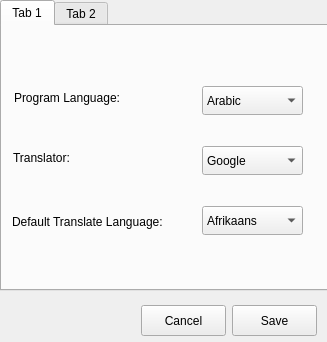
<?xml version="1.0" encoding="UTF-8"?>
<ui version="4.0">
 <class>Form</class>
 <widget class="QWidget" name="Form">
  <property name="geometry">
   <rect>
    <x>0</x>
    <y>0</y>
    <width>327</width>
    <height>342</height>
   </rect>
  </property>
  <property name="windowTitle">
   <string>Settings</string>
  </property>
  <property name="styleSheet">
   <string notr="true"/>
  </property>
  <widget class="QTabWidget" name="tabWidget">
   <property name="geometry">
    <rect>
     <x>0</x>
     <y>0</y>
     <width>331</width>
     <height>291</height>
    </rect>
   </property>
   <property name="styleSheet">
    <string notr="true">background-color:none;

</string>
   </property>
   <property name="currentIndex">
    <number>0</number>
   </property>
   <widget class="QWidget" name="languageTab">
    <attribute name="title">
     <string>Tab 1</string>
    </attribute>
    <widget class="QLabel" name="label1">
     <property name="geometry">
      <rect>
       <x>12</x>
       <y>61</y>
       <width>123</width>
       <height>21</height>
      </rect>
     </property>
     <property name="text">
      <string>Program Language:</string>
     </property>
    </widget>
    <widget class="QComboBox" name="comboBox1">
     <property name="geometry">
      <rect>
       <x>200</x>
       <y>60</y>
       <width>101</width>
       <height>29</height>
      </rect>
     </property>
     <property name="styleSheet">
      <string notr="true"/>
     </property>
     <item>
      <property name="text">
       <string>Arabic</string>
      </property>
      <property name="icon">
       <iconset>
        <normalon>../icon/syria_flag.png</normalon>
       </iconset>
      </property>
     </item>
     <item>
      <property name="text">
       <string>English</string>
      </property>
      <property name="icon">
       <iconset>
        <normalon>../icon/america_flag.png</normalon>
       </iconset>
      </property>
     </item>
    </widget>
    <widget class="QLabel" name="label2">
     <property name="geometry">
      <rect>
       <x>11</x>
       <y>121</y>
       <width>69</width>
       <height>21</height>
      </rect>
     </property>
     <property name="text">
      <string>Translator:</string>
     </property>
    </widget>
    <widget class="QComboBox" name="comboBox2">
     <property name="geometry">
      <rect>
       <x>200</x>
       <y>120</y>
       <width>101</width>
       <height>29</height>
      </rect>
     </property>
     <property name="styleSheet">
      <string notr="true"/>
     </property>
     <item>
      <property name="text">
       <string>Google</string>
      </property>
      <property name="icon">
       <iconset>
        <normalon>../icon/google_translate.png</normalon>
       </iconset>
      </property>
     </item>
     <item>
      <property name="text">
       <string>Yandex</string>
      </property>
      <property name="icon">
       <iconset>
        <normalon>../icon/yandex.png</normalon>
       </iconset>
      </property>
     </item>
    </widget>
    <widget class="QLabel" name="label3">
     <property name="geometry">
      <rect>
       <x>10</x>
       <y>181</y>
       <width>191</width>
       <height>29</height>
      </rect>
     </property>
     <property name="text">
      <string>Default Translate Language:</string>
     </property>
    </widget>
    <widget class="QComboBox" name="comboBox3">
     <property name="geometry">
      <rect>
       <x>200</x>
       <y>180</y>
       <width>101</width>
       <height>29</height>
      </rect>
     </property>
     <property name="minimumSize">
      <size>
       <width>0</width>
       <height>0</height>
      </size>
     </property>
     <property name="toolTip">
      <string/>
     </property>
     <property name="styleSheet">
      <string notr="true"/>
     </property>
     <item>
      <property name="text">
       <string>Afrikaans</string>
      </property>
     </item>
     <item>
      <property name="text">
       <string>Albanian</string>
      </property>
     </item>
     <item>
      <property name="text">
       <string>Amharic</string>
      </property>
     </item>
     <item>
      <property name="text">
       <string>Arabic</string>
      </property>
     </item>
     <item>
      <property name="text">
       <string>Armenian</string>
      </property>
     </item>
     <item>
      <property name="text">
       <string>Azeerbaijani</string>
      </property>
     </item>
     <item>
      <property name="text">
       <string>Basque</string>
      </property>
     </item>
     <item>
      <property name="text">
       <string>Belarusian</string>
      </property>
     </item>
     <item>
      <property name="text">
       <string>Bengali</string>
      </property>
     </item>
     <item>
      <property name="text">
       <string>Bosnian</string>
      </property>
     </item>
     <item>
      <property name="text">
       <string>Bulgarian</string>
      </property>
     </item>
     <item>
      <property name="text">
       <string>Catalan</string>
      </property>
     </item>
     <item>
      <property name="text">
       <string>Cebuano</string>
      </property>
     </item>
     <item>
      <property name="text">
       <string>Chinese (Simplified)</string>
      </property>
     </item>
     <item>
      <property name="text">
       <string>Chinese (Traditional)</string>
      </property>
     </item>
     <item>
      <property name="text">
       <string>Corsican</string>
      </property>
     </item>
     <item>
      <property name="text">
       <string>Croatian</string>
      </property>
     </item>
     <item>
      <property name="text">
       <string>Czech</string>
      </property>
     </item>
     <item>
      <property name="text">
       <string>Danish</string>
      </property>
     </item>
     <item>
      <property name="text">
       <string>Dutch</string>
      </property>
     </item>
     <item>
      <property name="text">
       <string>English</string>
      </property>
     </item>
     <item>
      <property name="text">
       <string>Esperanto</string>
      </property>
     </item>
     <item>
      <property name="text">
       <string>Estonian</string>
      </property>
     </item>
     <item>
      <property name="text">
       <string>Finnish</string>
      </property>
     </item>
     <item>
      <property name="text">
       <string>French</string>
      </property>
     </item>
     <item>
      <property name="text">
       <string>Frisian</string>
      </property>
     </item>
     <item>
      <property name="text">
       <string>Galician</string>
      </property>
     </item>
     <item>
      <property name="text">
       <string>Georgian</string>
      </property>
     </item>
     <item>
      <property name="text">
       <string>German</string>
      </property>
     </item>
     <item>
      <property name="text">
       <string>Greek</string>
      </property>
     </item>
     <item>
      <property name="text">
       <string>Gujarati</string>
      </property>
     </item>
     <item>
      <property name="text">
       <string>Haitian Creole</string>
      </property>
     </item>
     <item>
      <property name="text">
       <string>Hausa</string>
      </property>
     </item>
     <item>
      <property name="text">
       <string>Hawaiian</string>
      </property>
     </item>
     <item>
      <property name="text">
       <string>Hebrew</string>
      </property>
     </item>
     <item>
      <property name="text">
       <string>Hindi</string>
      </property>
     </item>
     <item>
      <property name="text">
       <string>Hmong</string>
      </property>
     </item>
     <item>
      <property name="text">
       <string>Hungarian</string>
      </property>
     </item>
     <item>
      <property name="text">
       <string>Icelandic</string>
      </property>
     </item>
     <item>
      <property name="text">
       <string>Igbo</string>
      </property>
     </item>
     <item>
      <property name="text">
       <string>Indonesian</string>
      </property>
     </item>
     <item>
      <property name="text">
       <string>Irish</string>
      </property>
     </item>
     <item>
      <property name="text">
       <string>Italian</string>
      </property>
     </item>
     <item>
      <property name="text">
       <string>Japanese</string>
      </property>
     </item>
     <item>
      <property name="text">
       <string>Javanese</string>
      </property>
     </item>
     <item>
      <property name="text">
       <string>Kannada</string>
      </property>
     </item>
     <item>
      <property name="text">
       <string>Kazakh</string>
      </property>
     </item>
     <item>
      <property name="text">
       <string>Khmer</string>
      </property>
     </item>
     <item>
      <property name="text">
       <string>Korean</string>
      </property>
     </item>
     <item>
      <property name="text">
       <string>Kurdish</string>
      </property>
     </item>
     <item>
      <property name="text">
       <string>Kyrgyz</string>
      </property>
     </item>
     <item>
      <property name="text">
       <string>Lao</string>
      </property>
     </item>
     <item>
      <property name="text">
       <string>Latin</string>
      </property>
     </item>
     <item>
      <property name="text">
       <string>Latvian</string>
      </property>
     </item>
     <item>
      <property name="text">
       <string>Lithuanian</string>
      </property>
     </item>
     <item>
      <property name="text">
       <string>Luxembourgish</string>
      </property>
     </item>
     <item>
      <property name="text">
       <string>Macedonian</string>
      </property>
     </item>
     <item>
      <property name="text">
       <string>Malagasy</string>
      </property>
     </item>
     <item>
      <property name="text">
       <string>Malay</string>
      </property>
     </item>
     <item>
      <property name="text">
       <string>Malayalam</string>
      </property>
     </item>
     <item>
      <property name="text">
       <string>Maori</string>
      </property>
     </item>
     <item>
      <property name="text">
       <string>Marathi</string>
      </property>
     </item>
     <item>
      <property name="text">
       <string>Mongolian</string>
      </property>
     </item>
     <item>
      <property name="text">
       <string>Myanmar (Burmese)</string>
      </property>
     </item>
     <item>
      <property name="text">
       <string>Nepali</string>
      </property>
     </item>
     <item>
      <property name="text">
       <string>Norwegian</string>
      </property>
     </item>
     <item>
      <property name="text">
       <string>Nyanja (Chichewa)</string>
      </property>
     </item>
     <item>
      <property name="text">
       <string>Pashto</string>
      </property>
     </item>
     <item>
      <property name="text">
       <string>Persian</string>
      </property>
     </item>
     <item>
      <property name="text">
       <string>Polish</string>
      </property>
     </item>
     <item>
      <property name="text">
       <string>Portuguese</string>
      </property>
     </item>
     <item>
      <property name="text">
       <string>Punjabi</string>
      </property>
     </item>
     <item>
      <property name="text">
       <string>Romanian</string>
      </property>
     </item>
     <item>
      <property name="text">
       <string>Russian</string>
      </property>
     </item>
     <item>
      <property name="text">
       <string>Samoan</string>
      </property>
     </item>
     <item>
      <property name="text">
       <string>Scots Gaelic</string>
      </property>
     </item>
     <item>
      <property name="text">
       <string>Serbian</string>
      </property>
     </item>
     <item>
      <property name="text">
       <string>Sesotho</string>
      </property>
     </item>
     <item>
      <property name="text">
       <string>Shona</string>
      </property>
     </item>
     <item>
      <property name="text">
       <string>Sindhi</string>
      </property>
     </item>
     <item>
      <property name="text">
       <string>Sinhala (Sinhalese)</string>
      </property>
     </item>
     <item>
      <property name="text">
       <string>Slovak</string>
      </property>
     </item>
     <item>
      <property name="text">
       <string>Slovenian</string>
      </property>
     </item>
     <item>
      <property name="text">
       <string>Somali</string>
      </property>
     </item>
     <item>
      <property name="text">
       <string>Spanish</string>
      </property>
     </item>
     <item>
      <property name="text">
       <string>Sundanese</string>
      </property>
     </item>
     <item>
      <property name="text">
       <string>Swahili</string>
      </property>
     </item>
     <item>
      <property name="text">
       <string>Swedish</string>
      </property>
     </item>
     <item>
      <property name="text">
       <string>Tagalog (Filipino)</string>
      </property>
     </item>
     <item>
      <property name="text">
       <string>Tajik</string>
      </property>
     </item>
     <item>
      <property name="text">
       <string>Tamil</string>
      </property>
     </item>
     <item>
      <property name="text">
       <string>Telugu</string>
      </property>
     </item>
     <item>
      <property name="text">
       <string>Thai</string>
      </property>
     </item>
     <item>
      <property name="text">
       <string>Turkish</string>
      </property>
     </item>
     <item>
      <property name="text">
       <string>Ukrainian</string>
      </property>
     </item>
     <item>
      <property name="text">
       <string>Urdu</string>
      </property>
     </item>
     <item>
      <property name="text">
       <string>Uzbek</string>
      </property>
     </item>
     <item>
      <property name="text">
       <string>Vietnamese</string>
      </property>
     </item>
     <item>
      <property name="text">
       <string>Welsh</string>
      </property>
     </item>
     <item>
      <property name="text">
       <string>Xhosa</string>
      </property>
     </item>
     <item>
      <property name="text">
       <string>Yiddish</string>
      </property>
     </item>
     <item>
      <property name="text">
       <string>Yoruba</string>
      </property>
     </item>
     <item>
      <property name="text">
       <string>Zulu</string>
      </property>
     </item>
    </widget>
   </widget>
   <widget class="QWidget" name="styleTab">
    <attribute name="title">
     <string>Tab 2</string>
    </attribute>
    <widget class="QLabel" name="label4">
     <property name="geometry">
      <rect>
       <x>12</x>
       <y>41</y>
       <width>131</width>
       <height>21</height>
      </rect>
     </property>
     <property name="text">
      <string>Background color:</string>
     </property>
    </widget>
    <widget class="QPushButton" name="pushButton">
     <property name="geometry">
      <rect>
       <x>200</x>
       <y>38</y>
       <width>97</width>
       <height>31</height>
      </rect>
     </property>
     <property name="styleSheet">
      <string notr="true">QPushButton:focus {
	outline: none;
}</string>
     </property>
     <property name="text">
      <string>Browse</string>
     </property>
    </widget>
    <widget class="QFontComboBox" name="fontComboBox">
     <property name="geometry">
      <rect>
       <x>140</x>
       <y>100</y>
       <width>171</width>
       <height>29</height>
      </rect>
     </property>
    </widget>
    <widget class="QLabel" name="label5">
     <property name="geometry">
      <rect>
       <x>12</x>
       <y>101</y>
       <width>81</width>
       <height>21</height>
      </rect>
     </property>
     <property name="text">
      <string>Font Type:</string>
     </property>
    </widget>
    <widget class="QLabel" name="label6">
     <property name="geometry">
      <rect>
       <x>12</x>
       <y>161</y>
       <width>81</width>
       <height>21</height>
      </rect>
     </property>
     <property name="text">
      <string>Font Color:</string>
     </property>
    </widget>
    <widget class="QPushButton" name="pushButton2">
     <property name="geometry">
      <rect>
       <x>200</x>
       <y>159</y>
       <width>97</width>
       <height>31</height>
      </rect>
     </property>
     <property name="styleSheet">
      <string notr="true">QPushButton:focus {
	outline: none;
}</string>
     </property>
     <property name="text">
      <string>Browse</string>
     </property>
    </widget>
    <widget class="QLabel" name="fontSizeLabel">
     <property name="geometry">
      <rect>
       <x>10</x>
       <y>221</y>
       <width>65</width>
       <height>21</height>
      </rect>
     </property>
     <property name="text">
      <string>Font Size</string>
     </property>
    </widget>
    <widget class="QSpinBox" name="fontSizeSpin">
     <property name="geometry">
      <rect>
       <x>200</x>
       <y>214</y>
       <width>60</width>
       <height>31</height>
      </rect>
     </property>
    </widget>
   </widget>
  </widget>
  <widget class="QPushButton" name="saveButton">
   <property name="geometry">
    <rect>
     <x>232</x>
     <y>305</y>
     <width>85</width>
     <height>31</height>
    </rect>
   </property>
   <property name="styleSheet">
    <string notr="true">QPushButton {
	background-color:#EDEDED;
}
QPushButton:focus {
	outline: none;
}</string>
   </property>
   <property name="text">
    <string>Save</string>
   </property>
  </widget>
  <widget class="QPushButton" name="cancelButton">
   <property name="geometry">
    <rect>
     <x>141</x>
     <y>305</y>
     <width>85</width>
     <height>31</height>
    </rect>
   </property>
   <property name="styleSheet">
    <string notr="true">QPushButton {
	background-color:#EDEDED;
}
QPushButton:focus {
	outline: none;
}</string>
   </property>
   <property name="text">
    <string>Cancel</string>
   </property>
  </widget>
 </widget>
 <resources/>
 <connections/>
</ui>
